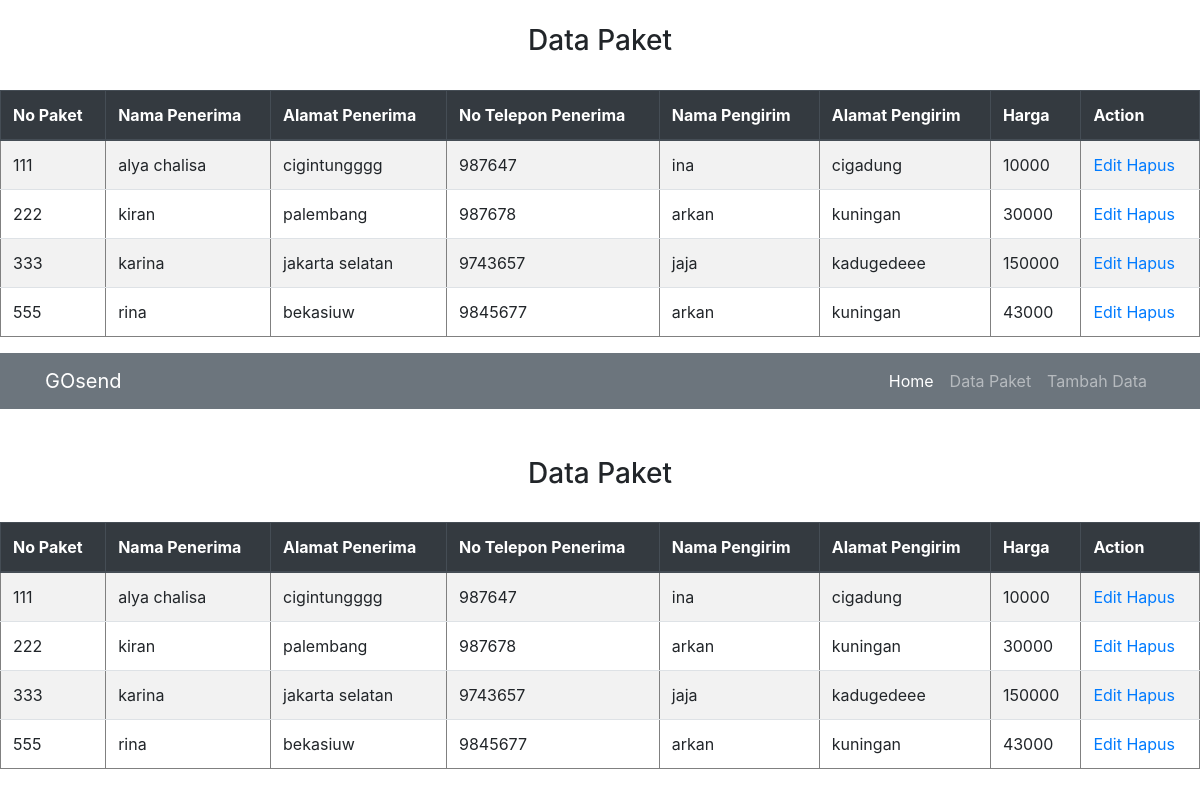
The app's page /index.php?file=paket&aksi=tampil with its own data.
### tables this page shows
CREATE TABLE `paket` (
  `no_paket` int(10) NOT NULL,
  `nama_penerima` varchar(30) NOT NULL,
  `alamat_penerima` text NOT NULL,
  `no_telepon` int(13) NOT NULL,
  `nama_pengirim` varchar(30) NOT NULL,
  `alamat_pengirim` text NOT NULL,
  `harga` int(10) NOT NULL
);

### Database.php (called while the page is built, shortened)
<?php
class Database {
    protected $host='localhost';
    protected $user='root';
    protected $pass='';
    protected $dbname='datapaket';
    public function bukaKoneksi(){
    $this->mysqli=NEW mysqli($this->host,$this->user,$this->pass,$this->dbname);
    }
    }
    ?>

### Paket.php (called while the page is built, shortened)
<?php
class Paket extends Database {
public function tampil(){
$sql=$this->mysqli->query("SELECT * FROM paket") or die ($this->CekError());
while($data=$sql->fetch_object()){
    $dataAnggota[]=$data;
}
if(isset($dataAnggota)){
return $dataAnggota;
}
}
}

### paket.php (the view, shortened to what this page needs)
<?php
$dataPaket=NEW Paket;
if($_GET['aksi']=='tampil'){
$html = null;
$html .='<center><br/> <h3>Data Paket</h3>';
$html .='<table border="1" width="50%" class="table table-striped">
<br/>
<thead class="thead-dark">
<th>No Paket</th>
<th>Nama Penerima</th>
<th>Alamat Penerima</th>
<th>No Telepon Penerima</th>
<th>Nama Pengirim</th>
<th>Alamat Pengirim</th>
<th>Harga</th>
<th>Action</th>
</thead>
<tbody>';
$data = $dataPaket->tampil();
if(isset($data)){
foreach($data as $barisSiswa){
$html .='<tr>
<td>'.$barisSiswa->no_paket.'</td>
<td>'.$barisSiswa->nama_penerima.'</td>
<td>'.$barisSiswa->alamat_penerima.'</td>
<td>'.$barisSiswa->no_telepon.'</td>
<td>'.$barisSiswa->nama_pengirim.'</td>
<td>'.$barisSiswa->alamat_pengirim.'</td>
<td>'.$barisSiswa->harga.'</td>
<td>
<a href="index.php?file=paket&aksi=edit&no_paket='.$barisSiswa->no_paket.'">Edit</a>
<a href="index.php?file=paket&aksi=hapus&no_paket='.$barisSiswa->no_paket.'">Hapus</a>
</td></tr>';
}
}
$html .='</tbody> </table>';
echo $html;
}
?>

### index.php (shortened to what this page needs)
<!doctype html>
<html lang="en">
  <head>
    <link rel="stylesheet" href="bootstrap/css/bootstrap.min.css"/>
  </head>
  <body>
  <?php
include('class/Database.php');
include('class/Paket.php');
?>
    <nav class="navbar navbar-expand-lg navbar-dark bg-secondary">
      <div class="div container">
  <div class="collapse navbar-collapse" id="navbarTogglerDemo01">
    <a class="navbar-brand" href="#page-top">GOsend</a>
    <ul class="navbar-nav ml-auto mt-2 mt-lg-0">
      <li class="nav-item active">
        <a class="nav-link" href="index.php">Home</a> <span class="sr-only">(current)</span></a>
      </li>
      <li class="nav-item">
        <a class="nav-link" href="index.php?file=paket&aksi=tampil">Data Paket</a>
      </li>
      <li class="nav-item">
        <a class="nav-link" href="index.php?file=paket&aksi=tambah">Tambah Data</a>
      </li>
    </ul>
    </div>
</nav>
<br/>
<?php
if(isset($_GET['file'])){
include($_GET['file'].'.php');
} else {
echo '<h1 align="center">Selamat Datang</h1>';
}
?>
  </body>
</html>

### records on screen
paket: no_paket "111", nama_penerima "alya chalisa", alamat_penerima "cigintungggg", no_telepon "987647", nama_pengirim "ina", alamat_pengirim "cigadung", harga "10000"
paket: no_paket "222", nama_penerima "kiran", alamat_penerima "palembang", no_telepon "987678", nama_pengirim "arkan", alamat_pengirim "kuningan", harga "30000"
paket: no_paket "333", nama_penerima "karina", alamat_penerima "jakarta selatan", no_telepon "9743657", nama_pengirim "jaja", alamat_pengirim "kadugedeee", harga "150000"
paket: no_paket "555", nama_penerima "rina", alamat_penerima "bekasiuw", no_telepon "9845677", nama_pengirim "arkan", alamat_pengirim "kuningan", harga "43000"
